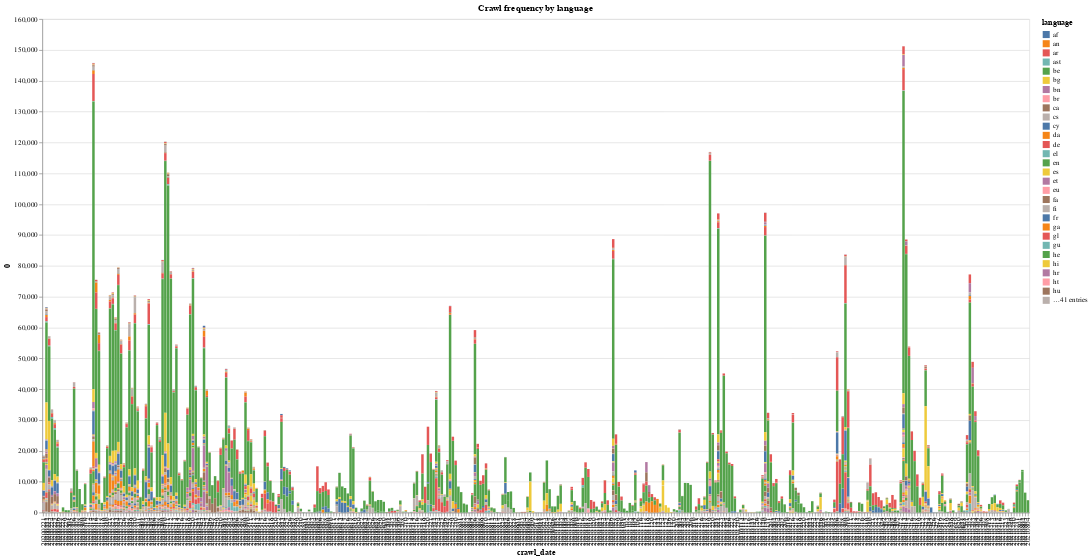

Notebook code for this chart:
### Code cell
## Altair has a default limit of 5000 rows, and this DataFrame is ~11000 rows, so we're going to disable the max allowed rows.
alt.data_transformers.disable_max_rows()

crawl_chart = (
    alt.Chart(web_pages_byCrawlDate_byLanguage)
    .mark_bar()
    .encode(
        x="crawl_date:O",
        y="0:Q",
        color="language",
        tooltip="language",
        order=alt.Order("language", sort="descending"),
    )
)

crawl_chart.properties(width=1400, height=700, title="Crawl frequency by language")

### Figure 1 — Vega-Lite specification as saved in the notebook (floating-point values rounded to 4 significant figures; data arrays with more than 128 entries replaced by an {"elided": "..."} marker saying what was removed)
{"config": {"view": {"continuousWidth": 400, "continuousHeight": 300}}, "data": {"name": "data-32a5ea6c32e6810931d41e887b4c1b62"}, "mark": "bar", "encoding": {"color": {"type": "nominal", "field": "language"}, "order": {"type": "nominal", "field": "language", "sort": "descending"}, "tooltip": {"type": "nominal", "field": "language"}, "x": {"type": "ordinal", "field": "crawl_date"}, "y": {"type": "quantitative", "field": "0"}}, "height": 700, "title": "Crawl frequency by language", "width": 1400, "$schema": "https://vega.github.io/schema/vega-lite/v4.8.1.json", "datasets": {"data-32a5ea6c32e6810931d41e887b4c1b62": {"elided": "10967 records"}}}
